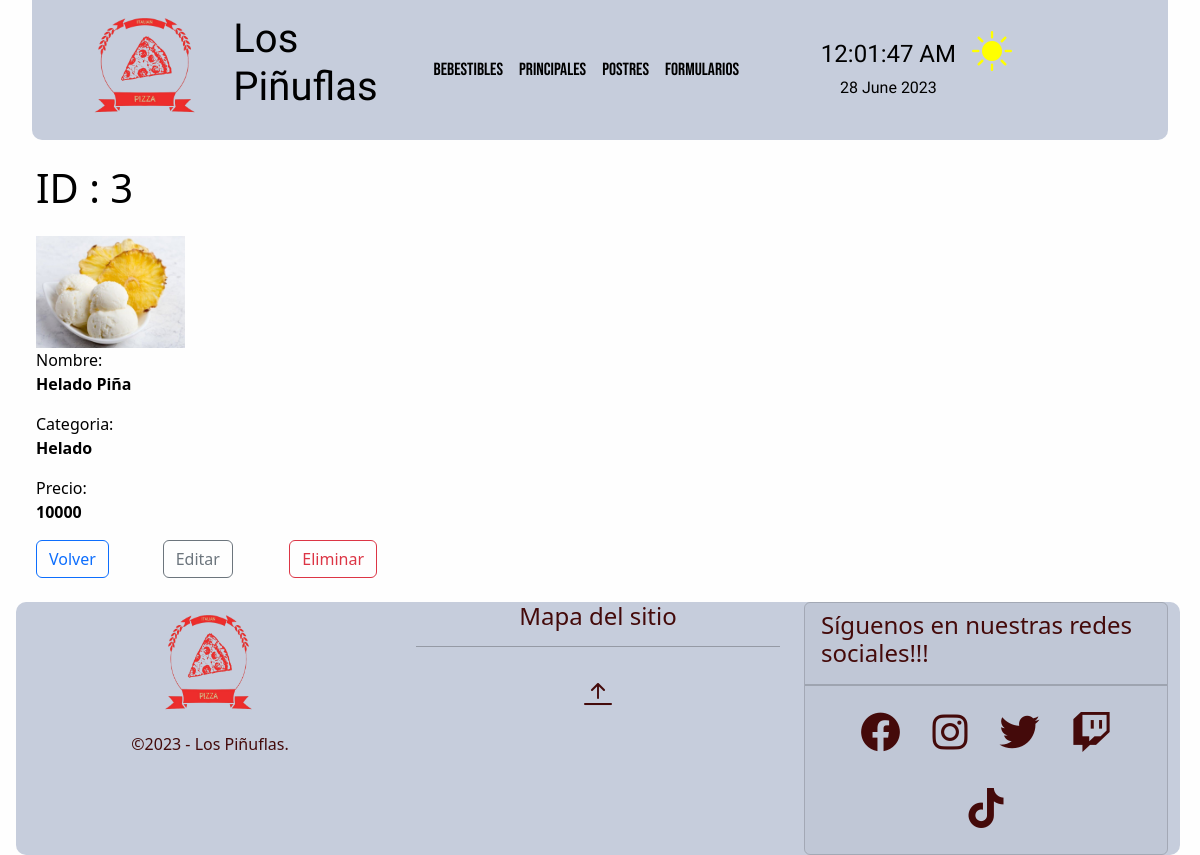
Page /crud/postres/detail/3 on the committed database.
### crud/models.py (models this page shows, shortened)
class Postre(models.Model):
    nombre=models.CharField(max_length=20)
    categoria=models.CharField(max_length=20)
    precio=models.IntegerField()
    image = models.ImageField(verbose_name='Imagen',upload_to='media/postre',null=True,blank=True)
    class Meta:
        ordering = ['categoria','nombre']

### crud/views.py (the view)
# urls.py: path('postres/detail/<str:postre_id>', postre_detail, name="postre-detail"),
def postre_detail(request, postre_id):
    try:
        postre = Postre.objects.get(id=postre_id)
        if postre:
            context = {'postre':postre}
            return render(request,'crud/postre-detail.html',context)
        else:
            return redirect(reverse('postres') + '?lala')
    except:
        return redirect(reverse('postres') + '?FAIL')

### crud/templates/crud/postre-detail.html (shortened to what this page needs)
{% extends 'crud/base.html' %}
{% load static %}
{% block content %}
<div class="container m-4">
    <div class="row mb-3">
        <h1>ID : {{postre.id}}</h1>
    </div>
    <div class="col-md-4">
        {% if postre.image %}
        <img class="img-update" src="{{postre.image.url}}" alt="{{postre.nombre}}">
        {% else%}
        <img class="img-update" src="{% static 'crud/img/image_not_found.jpg' %}" alt="INF">
        {% endif %}
    </div>
    <div class="row">
        <div class="col-md-8">
            <ul class="list-unstyled">
                <li class="mb-2">Nombre: <p class="fw-bold">{{postre.nombre}}</p></li>
                <li class="mb-2">Categoria: <p class="fw-bold">{{postre.categoria}}</p></li>
                <li class="mb-2">Precio: <p class="fw-bold">{{postre.precio}}</p></li>
            </ul>
            <div class="row">
                <div class="col-2">
                    <a class="btn btn-outline-primary" href="{% url 'postres' %}">Volver</a>
                </div>
                <div class="col-2">
                    <a class="btn btn-outline-secondary" href="{% url 'postre-edit' postre_id=postre.id %}">Editar</a>
                </div>
                <div class="col-2">
                    <a class="btn btn-outline-danger" d
                    href="{% url 'postre-delete' postre_id=postre.id %}">
                    Eliminar
                </a>
                </div>
            </div>
        </div>
    </div>
</div>
{% endblock %}

### core/static/core/css/colors.css (style rules this page uses)
:root,[new-data-bs-theme="light"] { --clr-light:#FFF9DE; --crl-dark:#67d4f5; --clr-primary:#5350ff; --clr-secondary:#FFD3B0; --clr-accent:#f54141; --clr-accent2:#440a0a; --bg-top-bottom:#c6cddc; --bg-middle:#fefefe; --text-top: black; --text-middle: black; --text-bottom:black; --fg: var(--clr-light); --bg: var(--crl-dark); }
body { background-color: #2C3333; }
.colors-middle { background: var(--bg-middle); color: var(--text-middle); transition: background-color 1.2s ease-in-out; }

### crud/static/crud/css/imagenes.css (style rules this page uses)
.img-update { height: 40%; width: 40%; }

### rows in the picture
Postre: id "3", image (picture), nombre "Helado Piña", categoria "Helado", precio "10000"
